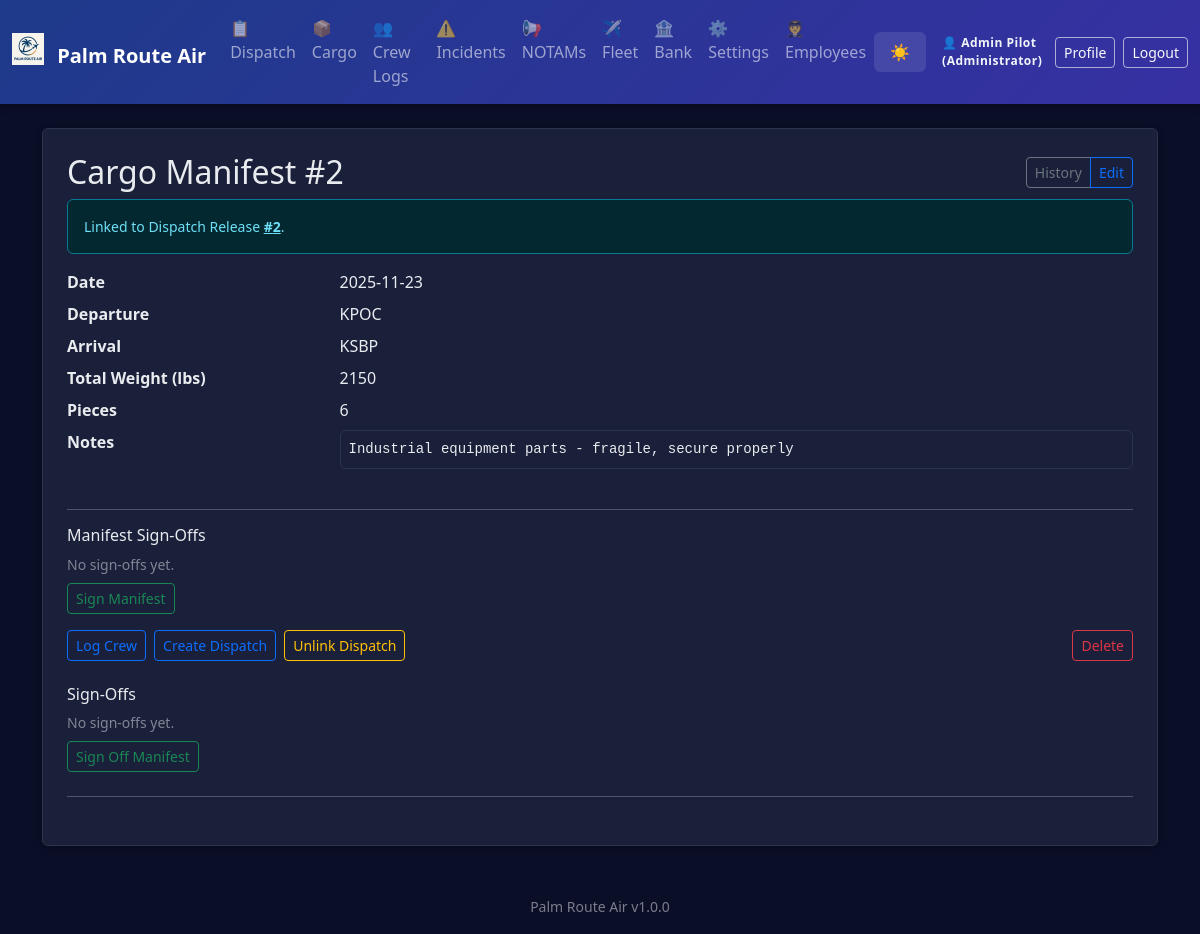
Screenshot of /cargo/2 (signed in) with the database file from the repository.
### app.py (models this page shows, shortened)
class AppSettings(db.Model):
    id = db.Column(db.Integer, primary_key=True)
    company_name = db.Column(db.String(100), default='Palm Route Air')
    logo_filename = db.Column(db.String(120))  # stored in static/logos/
    difficulty = db.Column(db.String(20), default='Normal')  # Easy, Normal, Hard, Realistic
    realism_fuel_variance = db.Column(db.Float, default=0.05)  # ±5% revenue jitter
    realism_destination_penalty = db.Column(db.Float, default=0.25)  # 25% penalty for missed destination
    currency_symbol = db.Column(db.String(5), default='$')
    distance_unit = db.Column(db.String(10), default='NM')  # NM or KM
    weight_unit = db.Column(db.String(10), default='lbs')  # lbs or kg
    show_workflow_help = db.Column(db.Integer, default=1)  # 1 = show, 0 = hide

class Employee(db.Model):
    id = db.Column(db.Integer, primary_key=True)
    name = db.Column(db.String(100), nullable=False)
    email = db.Column(db.String(120), unique=True)
    role = db.Column(db.String(50), default='Pilot')
    hire_date = db.Column(db.Date, default=datetime.date.today)
    active = db.Column(db.Integer, default=1)
    password_hash = db.Column(db.String(255))

class CargoManifest(db.Model):
    id = db.Column(db.Integer, primary_key=True)
    date = db.Column(db.String(20))
    departure = db.Column(db.String(10))
    arrival = db.Column(db.String(10))
    total_weight = db.Column(db.String(20))
    pieces = db.Column(db.String(10))
    notes = db.Column(db.Text)
    dispatch_release_id = db.Column(db.Integer, db.ForeignKey('dispatch_release.id'))
    signoffs = db.relationship('CargoManifestSignOff', backref='manifest', lazy='dynamic')

### app.py (the view, shortened to what this page needs)
@app.route('/cargo/<int:id>', methods=['GET','POST'])
@login_required
def cargo_detail(id):
    m = CargoManifest.query.get_or_404(id)
    dispatch_options = DispatchRelease.query.order_by(DispatchRelease.id.desc()).limit(50).all()
    editing_flag = True if request.args.get('edit') == '1' else False
    signoffs = m.signoffs.order_by(CargoManifestSignOff.timestamp.asc()).all()
    return render_template('cargo_detail.html', m=m, dispatch_options=dispatch_options, editing=editing_flag, signoffs=signoffs)

### app.py (called while the page is built)
def login_required(f):
    @wraps(f)
    def wrapper(*args, **kwargs):
        if not session.get('employee_id'):
            flash('Login required.', 'error')
            return redirect(url_for('login'))
        return f(*args, **kwargs)
    return wrapper

@app.before_request
def enforce_login_globally():
    public_endpoints = {'login', 'logout', 'static'}
    if request.endpoint in public_endpoints or request.endpoint is None:
        return
    if not session.get('employee_id'):
        return redirect(url_for('login'))

@app.context_processor
def inject_settings():
    try:
        settings = AppSettings.query.first()
        if not settings:
            settings = AppSettings(company_name='Palm Route Air')
    except:
        settings = None
    current_employee = None
    if session.get('employee_id'):
        current_employee = Employee.query.get(session['employee_id'])
    return dict(app_settings=settings, app_version=APP_VERSION, current_employee=current_employee)

### templates/cargo_detail.html (shortened to what this page needs)
{% extends 'base.html' %}
{% block content %}
<div class="p-4 bg-white rounded shadow-sm">
  <div class="d-flex justify-content-between align-items-center mb-2">
    <h2 class="mb-0">Cargo Manifest #{{ m.id }}</h2>
    <div class="btn-group btn-group-sm">
      <a href="{{ url_for('cargo_history') }}" class="btn btn-outline-secondary">History</a>
      <a href="#editForm" class="btn btn-outline-primary" onclick="document.getElementById('editForm').classList.toggle('d-none');return false;">{{ 'Hide Edit' if editing else 'Edit' }}</a>
    </div>
  </div>
  {% if m.dispatch_release_id %}
    <div class="alert alert-info small mb-3">Linked to Dispatch Release <a href="{{ url_for('dispatch_detail', id=m.dispatch_release_id) }}" class="alert-link">#{{ m.dispatch_release_id }}</a>.</div>
  {% endif %}
  <dl class="row mb-0">
    <dt class="col-sm-3">Date</dt><dd class="col-sm-9">{{ m.date }}</dd>
    <dt class="col-sm-3">Departure</dt><dd class="col-sm-9">{{ m.departure }}</dd>
    <dt class="col-sm-3">Arrival</dt><dd class="col-sm-9">{{ m.arrival }}</dd>
    <dt class="col-sm-3">Total Weight (lbs)</dt><dd class="col-sm-9">{{ m.total_weight }}</dd>
    <dt class="col-sm-3">Pieces</dt><dd class="col-sm-9">{{ m.pieces }}</dd>
    <dt class="col-sm-3">Notes</dt><dd class="col-sm-9"><pre class="small bg-light p-2 border rounded" style="white-space:pre-wrap">{{ m.notes }}</pre></dd>
  </dl>
  <hr class="my-3">
  <div>
    <h5 class="h6 mb-2">Manifest Sign-Offs</h5>
    {% if signoffs and signoffs|length > 0 %}
      <ul class="list-unstyled small mb-2">
        {% for so in signoffs %}
          <li class="mb-1">✅ {{ so.employee.name }} ({{ so.employee.role }}) – {{ so.timestamp.strftime('%Y-%m-%d %H:%MZ') }}</li>
        {% endfor %}
      </ul>
    {% else %}
      <p class="small text-muted mb-2">No sign-offs yet.</p>
    {% endif %}
    {% if current_employee %}
      <form method="post" action="{{ url_for('cargo_sign', id=m.id) }}" class="d-inline">
        <button class="btn btn-outline-success btn-sm" {% if signoffs and signoffs|selectattr('employee_id','equalto', current_employee.id)|list|length > 0 %}disabled{% endif %}>Sign Manifest</button>
      </form>
    {% else %}
      <a href="{{ url_for('login') }}" class="btn btn-outline-primary btn-sm">Login to sign</a>
    {% endif %}
  </div>
  <div class="mt-3 d-flex flex-wrap gap-2">
    <a class="btn btn-outline-primary btn-sm" href="{{ url_for('crew', date=m.date, origin=m.departure, destination=m.arrival, cargo_manifest_id=m.id, dispatch_release_id=m.dispatch_release_id) }}">Log Crew</a>
    <a class="btn btn-outline-primary btn-sm" href="{{ url_for('dispatch', date=m.date, departure=m.departure, destination=m.arrival) }}">Create Dispatch</a>
    {% if m.dispatch_release_id %}
      <form method="post" action="{{ url_for('cargo_unlink_dispatch', id=m.id) }}" class="d-inline" onsubmit="return confirm('Unlink dispatch release from this manifest?');">
        <button class="btn btn-outline-warning btn-sm">Unlink Dispatch</button>
      </form>
    {% endif %}
    <form action="{{ url_for('delete_cargo', id=m.id) }}" method="post" class="d-inline ms-auto" onsubmit="return confirm('Delete this cargo manifest?');">
      <button class="btn btn-outline-danger btn-sm">Delete</button>
    </form>
  </div>
  <div class="mt-4">
    <h3 class="h6">Sign-Offs</h3>
    {% if signoffs and signoffs|length > 0 %}
      <ul class="small mb-2">
        {% for so in signoffs %}
          <li>{{ so.timestamp.strftime('%Y-%m-%d %H:%MZ') }} – {{ so.employee.name }}</li>
        {% endfor %}
      </ul>
    {% else %}
      <div class="small text-muted mb-2">No sign-offs yet.</div>
    {% endif %}
    {% if current_employee %}
      {% set already = signoffs|selectattr('employee_id','equalto', current_employee.id)|list %}
      {% if already|length == 0 %}
        <form method="post" action="{{ url_for('cargo_sign', id=m.id) }}">
          <button class="btn btn-outline-success btn-sm">Sign Off Manifest</button>
        </form>
      {% else %}
        <div class="text-success small">You have signed off this manifest.</div>
      {% endif %}
    {% else %}
      <div class="small text-muted">Login to sign off.</div>
    {% endif %}
  </div>
  <hr class="my-4">
</div>
{% endblock %}

### templates/base.html (shortened to what this page needs)
<!doctype html>
<html lang="en" data-bs-theme="dark">
  <head>
    <link href="https://cdn.jsdelivr.net/npm/bootstrap@5.3.3/dist/css/bootstrap.min.css" rel="stylesheet">
  </head>
  <body>
    <nav class="navbar navbar-expand-lg navbar-dark mb-4">
      <div class="container-fluid">
        <a class="navbar-brand fw-bold" href="{{ url_for('index') }}">
          {% if app_settings and app_settings.logo_filename %}
            <img src="{{ url_for('static', filename='logos/' + app_settings.logo_filename) }}" height="32" class="me-2" style="vertical-align: -0.125em;" alt="Logo">
          {% endif %}
          {{ app_settings.company_name if app_settings else 'Palm Route Air' }}
        </a>
        <div class="collapse navbar-collapse" id="navbarNav">
          <ul class="navbar-nav me-auto">
            <li class="nav-item"><a class="nav-link" href="{{ url_for('dispatch_history') }}">📋 Dispatch</a></li>
            <li class="nav-item"><a class="nav-link" href="{{ url_for('cargo_history') }}">📦 Cargo</a></li>
            <li class="nav-item"><a class="nav-link" href="{{ url_for('crew_history') }}">👥 Crew Logs</a></li>
            <li class="nav-item"><a class="nav-link" href="{{ url_for('incident_history') }}">⚠️ Incidents</a></li>
            <li class="nav-item"><a class="nav-link" href="{{ url_for('notams_history') }}">📢 NOTAMs</a></li>
            <li class="nav-item"><a class="nav-link" href="{{ url_for('fleet_history') }}">✈️ Fleet</a></li>
            <li class="nav-item"><a class="nav-link" href="{{ url_for('economy_ledger') }}">🏦 Bank</a></li>
            <li class="nav-item"><a class="nav-link" href="{{ url_for('settings') }}">⚙️ Settings</a></li>
            {% if current_employee and current_employee.role in ['Manager','Administrator'] %}
            <li class="nav-item"><a class="nav-link" href="{{ url_for('employees') }}">🧑‍✈️ Employees</a></li>
            {% endif %}
          </ul>
          <button class="theme-toggle text-white" onclick="toggleTheme()" title="Toggle theme">
            <span id="theme-icon">🌙</span>
          </button>
          <div class="ms-3 d-flex align-items-center auth-actions">
            {% if current_employee %}
              <span class="auth-user-text me-2">👤 {{ current_employee.name }} ({{ current_employee.role }})</span>
              <a href="{{ url_for('profile') }}" class="btn btn-outline-light btn-sm me-2" title="View Profile">Profile</a>
              <a href="{{ url_for('logout') }}" class="btn btn-outline-light btn-sm" title="Logout">Logout</a>
            {% else %}
              <a href="{{ url_for('login') }}" class="btn btn-outline-light btn-sm" title="Employee Login">Login</a>
            {% endif %}
          </div>
        </div>
      </div>
    </nav>
    <main class="container mb-5">
      {% block content %}{% endblock %}
    </main>
    <footer class="container text-center pb-3">
      <small class="text-muted">{{ app_settings.company_name if app_settings else 'Palm Route Air' }} {{ app_version }}</small>
    </footer>
  </body>
</html>

### templates/base.html (style rules this page uses)
:root { --pra-primary: #0d6efd; --pra-secondary: #6c757d; --pra-success: #198754; --pra-danger: #dc3545; --pra-warning: #ffc107; --pra-info: #0dcaf0; --pra-thead-bg-light: #e9ecef; --pra-thead-color-light: #212529; --pra-thead-bg-dark: #1f2542; --pra-thead-color-dark: #f8f9fa; }
[data-bs-theme="dark"] { --bs-body-bg: #0a0e27; --bs-body-color: #e9ecef; --bs-card-bg: #1a1f3a; --bs-border-color: #2d3548; --bs-emphasis-color: #ffffff; }
body { background: var(--bs-body-bg); color: var(--bs-body-color); transition: background-color 0.3s ease, color 0.3s ease; }
.bg-white, .bg-light { background-color: var(--bs-card-bg) !important; border-color: var(--bs-border-color); }
.navbar { background: linear-gradient(135deg, #1e3a8a 0%, #3730a3 100%) !important; box-shadow: 0 2px 8px rgba(0,0,0,0.3); }
[data-bs-theme="dark"] .navbar .btn-outline-light { border-color: rgba(255,255,255,0.6) !important; }
.auth-actions .btn { transition: background-color .15s, color .15s; }
.auth-user-text { font-size: .75rem; font-weight: 600; letter-spacing: .5px; }
[data-bs-theme="dark"] .auth-user-text { color: #f1f5f9; }
.card, .shadow-sm, .rounded.shadow-sm { background-color: var(--bs-card-bg); border: 1px solid var(--bs-border-color); box-shadow: 0 2px 8px rgba(0,0,0,0.2) !important; }
.btn-outline-secondary, .btn-outline-primary, .btn-outline-warning, .btn-outline-info, .btn-outline-danger { border-width: 1.5px; }
.theme-toggle { cursor: pointer; padding: 0.5rem 1rem; border: none; background: rgba(255,255,255,0.1); border-radius: 0.375rem; transition: background 0.2s; }
pre { background-color: var(--bs-body-bg) !important; border-color: var(--bs-border-color) !important; color: var(--bs-body-color); }
.alert { border-width: 1px; }
.text-muted { opacity: 0.7; }

### rows the page displays
AppSettings: logo_filename (picture), company_name "Palm Route Air"
Employee: name "Admin Pilot", role "Administrator"
CargoManifest: id "2", dispatch_release_id "2", date "2025-11-23", departure "KPOC", arrival "KSBP", total_weight "2150", pieces "6", notes "Industrial equipment parts - fragile, secure properly"

### other values shown
{{ 'Hide Edit' if editing else 'Edit' }} "Edit"
{{ app_version }} "v1.0.0"
